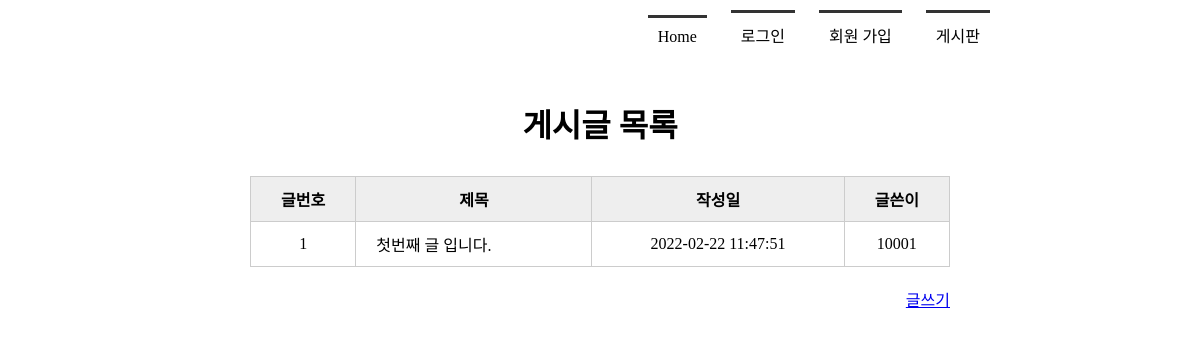
The app's page /boardlist/, older data.
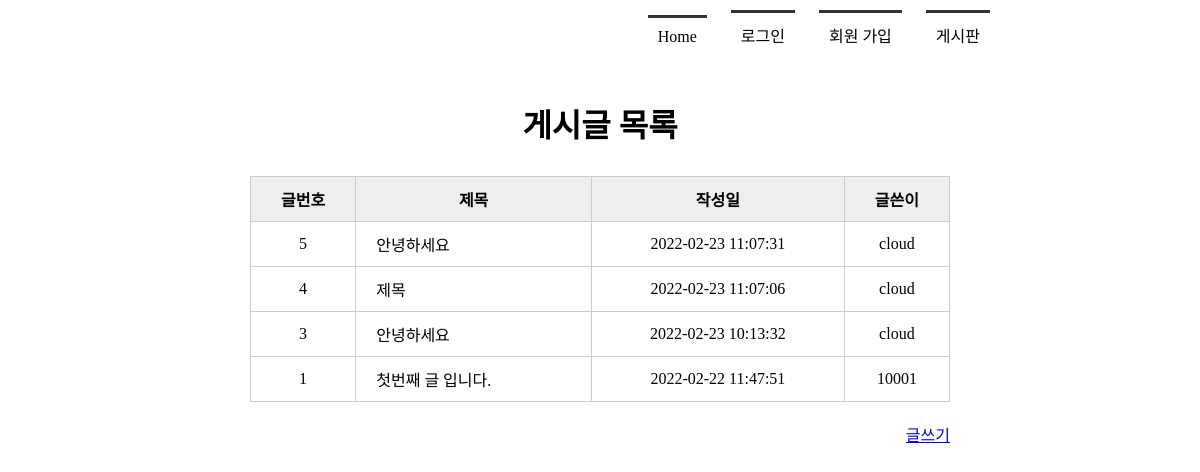
The same page, newer data.
### tables this page shows
CREATE TABLE board(
            bno integer PRIMARY KEY AUTOINCREMENT,
            title   text NOT NULL,
            content text NOT NULL,
            createDate timestamp date DEFAULT (datetime('now', 'localtime')),
            mid char(5) NOT NULL,
            FOREIGN KEY(mid) REFERENCES member(mid) ON DELETE CASCADE
        );

### app.py (the view)
@app.route('/boardlist/')
def boardlist():
    conn = getconn()
    cur = conn.cursor()
    sql = "SELECT * FROM board ORDER BY bno DESC"
    cur.execute(sql)
    rs = cur.fetchall()
    conn.close()
    return render_template('boardlist.html', rs=rs)

### app.py (called while the page is built)
def getconn():
    conn = sqlite3.connect('./members.db')
    return conn

### templates/boardlist.html (shortened to what this page needs)
<!DOCTYPE html>
<html lang="ko">
<head>
    <link rel="stylesheet" href="{{ url_for('static', filename='style.css') }}">
</head>
<body>
    <div id="container">
        {% include 'navbar.html' %}
        <section>
            <h1>게시글 목록</h1>
            <table class="tbl_board">
                <tr>
                    <th>글번호</th>
                    <th>제목</th>
                    <th>작성일</th>
                    <th>글쓴이</th>
                </tr>
                {% for i in rs %}
                <tr>
                    <td>{{ i[0] }}</td>
                    <td><a href="{{ url_for('board_view', bno=i[0]) }}" >{{ i[1] }}</a></td>
                    <td>{{ i[3] }}</td>
                    <td>{{ i[4] }}</td>
                </tr>
                {% endfor %}
            </table>
            <div class="btn_write">
                <a href="{{ url_for('writing') }}">글쓰기</a>
            </div>
        </section>
    </div>
</body>
</html>

### templates/navbar.html
<header>
    <nav>
        <ul>
            {% if session %}
            <li><a href="{{ url_for('index') }}">Home</a></li>
            <li><a href="{{ url_for('logout') }}">({{ session['userID'] }}님) 로그아웃</a></li>
            <li><a href="{{ url_for('memberlist') }}">회원 목록</a></li>
            <li><a href="{{ url_for('boardlist') }}">게시판</a></li>
            {% else %}
            <li><a href="{{ url_for('index') }}">Home</a></li>
            <li><a href="{{ url_for('login') }}">로그인</a></li>
            <li><a href="{{ url_for('register') }}">회원 가입</a></li>
            <li><a href="{{ url_for('boardlist') }}">게시판</a></li>
            {% endif %}
        </ul>
    </nav>
</header>

### static/style.css (style rules this page uses)
* { margin: 0; padding: 0; }
#container { width: 1000px; margin: 0 auto; }
header { height: 100px; }
nav ul { list-style: none; text-align: right; margin-right: 100px; }
nav ul li { display: inline-block; margin: 10px; border-top: 3px solid #333; padding: 10px; }
nav ul li a { text-decoration: none; color: #000; }
section { text-align:center; }
section h1 { font-size: 2em; margin-bottom: 30px; }
section table { width: 600px; margin: 0 auto; }
section table, th, td { padding: 10px; border: 1px solid #ccc; border-collapse: collapse; }
section .tbl_board { width: 700px; }
section .tbl_board th { background: #eee; }
section .tbl_board a { text-decoration: none; color: #000; }
section .tbl_board td:nth-child(2) { text-align: left; padding-left: 20px; }
section .btn_write { text-align: right; margin: 20px 150px; }

Row changes from the older to the newer data that the page shows:
added board: bno "5", title "안녕하세요", createDate "2022-02-23 11:07:31", mid "cloud"
added board: bno "4", title "제목", createDate "2022-02-23 11:07:06", mid "cloud"
added board: bno "3", title "안녕하세요", createDate "2022-02-23 10:13:32", mid "cloud"
